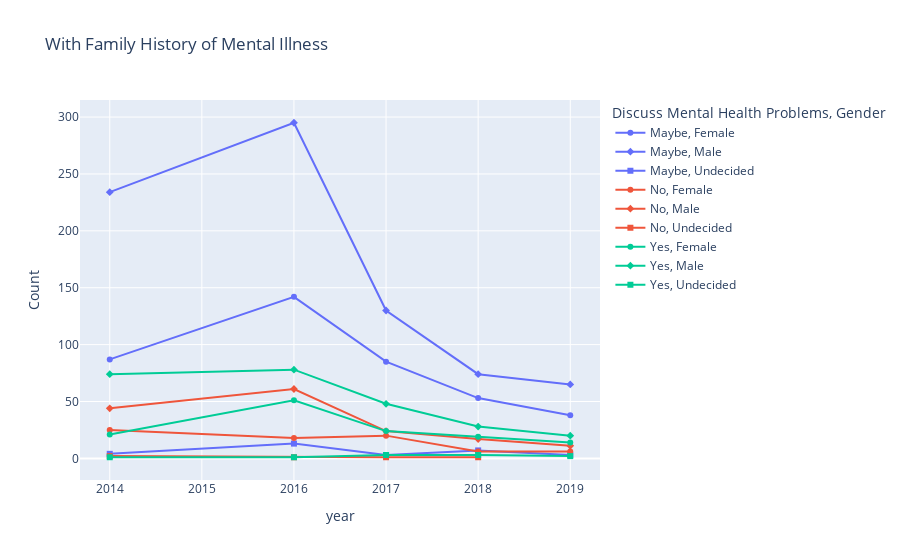
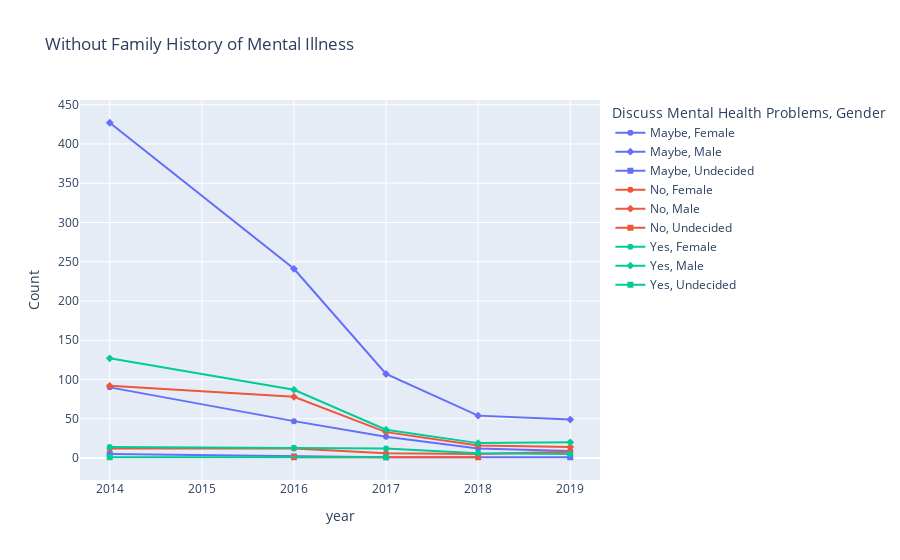

Notebook code for these charts, in order:
### Code cell
df1=survey.groupby(["year","Gender","Family History of Mental Illness","Discuss Mental Health Problems"]).size().to_frame(name="Count").reset_index()
g1=df1[df1['Family History of Mental Illness']=='Yes']
fig = px.line(g1, x='year', y='Count', color='Discuss Mental Health Problems', symbol="Gender",title="With Family History of Mental Illness ")
fig.show()
g2=df1[df1['Family History of Mental Illness']=='No']
fig = px.line(g2, x='year', y='Count', color='Discuss Mental Health Problems', symbol="Gender",title="Without Family History of Mental Illness ")
fig.show()

### Figure 1 — Plotly figure (JSON) as saved in the notebook; plotly's stock layout.template omitted (floating-point values rounded to 4 significant figures)
{"data": [{"hovertemplate": "Discuss Mental Health Problems=Maybe<br>Gender=Female<br>year=%{x}<br>Count=%{y}<extra></extra>", "legendgroup": "Maybe, Female", "line": {"color": "#636efa", "dash": "solid"}, "marker": {"symbol": "circle"}, "mode": "markers+lines", "name": "Maybe, Female", "orientation": "v", "showlegend": true, "type": "scatter", "x": [2014, 2016, 2017, 2018, 2019], "xaxis": "x", "y": [87, 142, 85, 53, 38], "yaxis": "y"}, {"hovertemplate": "Discuss Mental Health Problems=Maybe<br>Gender=Male<br>year=%{x}<br>Count=%{y}<extra></extra>", "legendgroup": "Maybe, Male", "line": {"color": "#636efa", "dash": "solid"}, "marker": {"symbol": "diamond"}, "mode": "markers+lines", "name": "Maybe, Male", "orientation": "v", "showlegend": true, "type": "scatter", "x": [2014, 2016, 2017, 2018, 2019], "xaxis": "x", "y": [234, 295, 130, 74, 65], "yaxis": "y"}, {"hovertemplate": "Discuss Mental Health Problems=Maybe<br>Gender=Undecided<br>year=%{x}<br>Count=%{y}<extra></extra>", "legendgroup": "Maybe, Undecided", "line": {"color": "#636efa", "dash": "solid"}, "marker": {"symbol": "square"}, "mode": "markers+lines", "name": "Maybe, Undecided", "orientation": "v", "showlegend": true, "type": "scatter", "x": [2014, 2016, 2017, 2018, 2019], "xaxis": "x", "y": [4, 13, 3, 7, 3], "yaxis": "y"}, {"hovertemplate": "Discuss Mental Health Problems=No<br>Gender=Female<br>year=%{x}<br>Count=%{y}<extra></extra>", "legendgroup": "No, Female", "line": {"color": "#EF553B", "dash": "solid"}, "marker": {"symbol": "circle"}, "mode": "markers+lines", "name": "No, Female", "orientation": "v", "showlegend": true, "type": "scatter", "x": [2014, 2016, 2017, 2018, 2019], "xaxis": "x", "y": [25, 18, 20, 6, 6], "yaxis": "y"}, {"hovertemplate": "Discuss Mental Health Problems=No<br>Gender=Male<br>year=%{x}<br>Count=%{y}<extra></extra>", "legendgroup": "No, Male", "line": {"color": "#EF553B", "dash": "solid"}, "marker": {"symbol": "diamond"}, "mode": "markers+lines", "name": "No, Male", "orientation": "v", "showlegend": true, "type": "scatter", "x": [2014, 2016, 2017, 2018, 2019], "xaxis": "x", "y": [44, 61, 24, 17, 11], "yaxis": "y"}, {"hovertemplate": "Discuss Mental Health Problems=No<br>Gender=Undecided<br>year=%{x}<br>Count=%{y}<extra></extra>", "legendgroup": "No, Undecided", "line": {"color": "#EF553B", "dash": "solid"}, "marker": {"symbol": "square"}, "mode": "markers+lines", "name": "No, Undecided", "orientation": "v", "showlegend": true, "type": "scatter", "x": [2014, 2016, 2017, 2018], "xaxis": "x", "y": [2, 1, 1, 1], "yaxis": "y"}, {"hovertemplate": "Discuss Mental Health Problems=Yes<br>Gender=Female<br>year=%{x}<br>Count=%{y}<extra></extra>", "legendgroup": "Yes, Female", "line": {"color": "#00cc96", "dash": "solid"}, "marker": {"symbol": "circle"}, "mode": "markers+lines", "name": "Yes, Female", "orientation": "v", "showlegend": true, "type": "scatter", "x": [2014, 2016, 2017, 2018, 2019], "xaxis": "x", "y": [21, 51, 24, 19, 14], "yaxis": "y"}, {"hovertemplate": "Discuss Mental Health Problems=Yes<br>Gender=Male<br>year=%{x}<br>Count=%{y}<extra></extra>", "legendgroup": "Yes, Male", "line": {"color": "#00cc96", "dash": "solid"}, "marker": {"symbol": "diamond"}, "mode": "markers+lines", "name": "Yes, Male", "orientation": "v", "showlegend": true, "type": "scatter", "x": [2014, 2016, 2017, 2018, 2019], "xaxis": "x", "y": [74, 78, 48, 28, 20], "yaxis": "y"}, {"hovertemplate": "Discuss Mental Health Problems=Yes<br>Gender=Undecided<br>year=%{x}<br>Count=%{y}<extra></extra>", "legendgroup": "Yes, Undecided", "line": {"color": "#00cc96", "dash": "solid"}, "marker": {"symbol": "square"}, "mode": "markers+lines", "name": "Yes, Undecided", "orientation": "v", "showlegend": true, "type": "scatter", "x": [2014, 2016, 2017, 2018, 2019], "xaxis": "x", "y": [1, 1, 3, 3, 2], "yaxis": "y"}], "layout": {"legend": {"title": {"text": "Discuss Mental Health Problems, Gender"}, "tracegroupgap": 0}, "title": {"text": "With Family History of Mental Illness "}, "xaxis": {"anchor": "y", "domain": [0, 1], "title": {"text": "year"}}, "yaxis": {"anchor": "x", "domain": [0, 1], "title": {"text": "Count"}}}}

### Figure 2 — Plotly figure (JSON) as saved in the notebook; plotly's stock layout.template omitted (floating-point values rounded to 4 significant figures)
{"data": [{"hovertemplate": "Discuss Mental Health Problems=Maybe<br>Gender=Female<br>year=%{x}<br>Count=%{y}<extra></extra>", "legendgroup": "Maybe, Female", "line": {"color": "#636efa", "dash": "solid"}, "marker": {"symbol": "circle"}, "mode": "markers+lines", "name": "Maybe, Female", "orientation": "v", "showlegend": true, "type": "scatter", "x": [2014, 2016, 2017, 2018, 2019], "xaxis": "x", "y": [90, 47, 27, 12, 9], "yaxis": "y"}, {"hovertemplate": "Discuss Mental Health Problems=Maybe<br>Gender=Male<br>year=%{x}<br>Count=%{y}<extra></extra>", "legendgroup": "Maybe, Male", "line": {"color": "#636efa", "dash": "solid"}, "marker": {"symbol": "diamond"}, "mode": "markers+lines", "name": "Maybe, Male", "orientation": "v", "showlegend": true, "type": "scatter", "x": [2014, 2016, 2017, 2018, 2019], "xaxis": "x", "y": [427, 241, 107, 54, 49], "yaxis": "y"}, {"hovertemplate": "Discuss Mental Health Problems=Maybe<br>Gender=Undecided<br>year=%{x}<br>Count=%{y}<extra></extra>", "legendgroup": "Maybe, Undecided", "line": {"color": "#636efa", "dash": "solid"}, "marker": {"symbol": "square"}, "mode": "markers+lines", "name": "Maybe, Undecided", "orientation": "v", "showlegend": true, "type": "scatter", "x": [2014, 2016, 2017, 2019], "xaxis": "x", "y": [5, 2, 1, 1], "yaxis": "y"}, {"hovertemplate": "Discuss Mental Health Problems=No<br>Gender=Female<br>year=%{x}<br>Count=%{y}<extra></extra>", "legendgroup": "No, Female", "line": {"color": "#EF553B", "dash": "solid"}, "marker": {"symbol": "circle"}, "mode": "markers+lines", "name": "No, Female", "orientation": "v", "showlegend": true, "type": "scatter", "x": [2014, 2016, 2017, 2018, 2019], "xaxis": "x", "y": [12, 12, 6, 5, 8], "yaxis": "y"}, {"hovertemplate": "Discuss Mental Health Problems=No<br>Gender=Male<br>year=%{x}<br>Count=%{y}<extra></extra>", "legendgroup": "No, Male", "line": {"color": "#EF553B", "dash": "solid"}, "marker": {"symbol": "diamond"}, "mode": "markers+lines", "name": "No, Male", "orientation": "v", "showlegend": true, "type": "scatter", "x": [2014, 2016, 2017, 2018, 2019], "xaxis": "x", "y": [92, 78, 33, 16, 14], "yaxis": "y"}, {"hovertemplate": "Discuss Mental Health Problems=No<br>Gender=Undecided<br>year=%{x}<br>Count=%{y}<extra></extra>", "legendgroup": "No, Undecided", "line": {"color": "#EF553B", "dash": "solid"}, "marker": {"symbol": "square"}, "mode": "markers+lines", "name": "No, Undecided", "orientation": "v", "showlegend": true, "type": "scatter", "x": [2016, 2018], "xaxis": "x", "y": [1, 1], "yaxis": "y"}, {"hovertemplate": "Discuss Mental Health Problems=Yes<br>Gender=Female<br>year=%{x}<br>Count=%{y}<extra></extra>", "legendgroup": "Yes, Female", "line": {"color": "#00cc96", "dash": "solid"}, "marker": {"symbol": "circle"}, "mode": "markers+lines", "name": "Yes, Female", "orientation": "v", "showlegend": true, "type": "scatter", "x": [2014, 2016, 2017, 2018, 2019], "xaxis": "x", "y": [14, 13, 12, 6, 5], "yaxis": "y"}, {"hovertemplate": "Discuss Mental Health Problems=Yes<br>Gender=Male<br>year=%{x}<br>Count=%{y}<extra></extra>", "legendgroup": "Yes, Male", "line": {"color": "#00cc96", "dash": "solid"}, "marker": {"symbol": "diamond"}, "mode": "markers+lines", "name": "Yes, Male", "orientation": "v", "showlegend": true, "type": "scatter", "x": [2014, 2016, 2017, 2018, 2019], "xaxis": "x", "y": [127, 87, 36, 19, 20], "yaxis": "y"}, {"hovertemplate": "Discuss Mental Health Problems=Yes<br>Gender=Undecided<br>year=%{x}<br>Count=%{y}<extra></extra>", "legendgroup": "Yes, Undecided", "line": {"color": "#00cc96", "dash": "solid"}, "marker": {"symbol": "square"}, "mode": "markers+lines", "name": "Yes, Undecided", "orientation": "v", "showlegend": true, "type": "scatter", "x": [2014, 2017], "xaxis": "x", "y": [1, 1], "yaxis": "y"}], "layout": {"legend": {"title": {"text": "Discuss Mental Health Problems, Gender"}, "tracegroupgap": 0}, "title": {"text": "Without Family History of Mental Illness "}, "xaxis": {"anchor": "y", "domain": [0, 1], "title": {"text": "year"}}, "yaxis": {"anchor": "x", "domain": [0, 1], "title": {"text": "Count"}}}}
